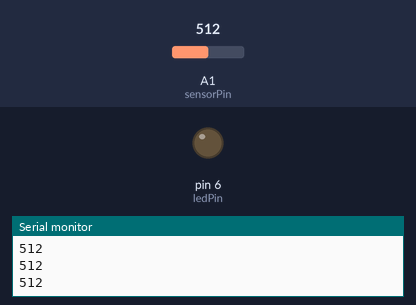
Recording of a sketch running on a simulated Arduino Uno, built with avr-gcc and run on an emulated ATmega328P. Parts: output pins drawn as LEDs (lit = HIGH), the last lines printed to the serial monitor. Inputs (shaded band) come from the test bench; at power-on: A1 (sensorPin) = 512.

Above: at 1.2 s.
1.3 s: A1 (sensorPin) set to 105
2.8 s: A1 (sensorPin) set to 92
At 3.2 s:
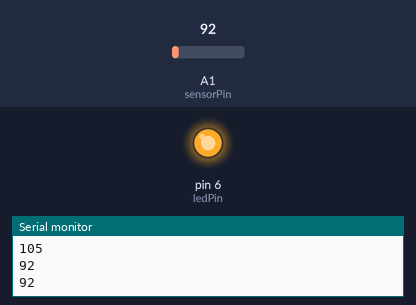
4.3 s: A1 (sensorPin) set to 110
At 5.6 s:
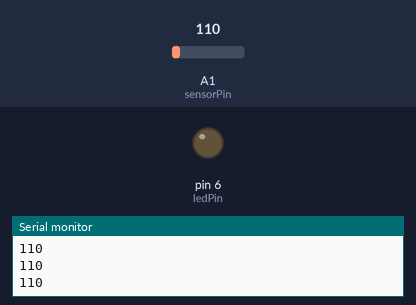
5.9 s: A1 (sensorPin) set to 90
At 7.0 s:
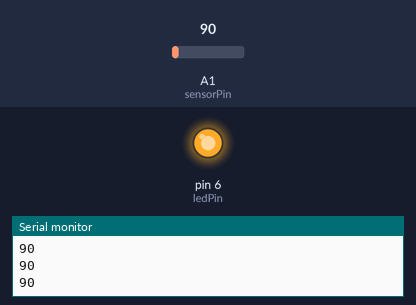
Timing chart, 0 to 8.5 s (numbered marks = the images above; inputs shaded):
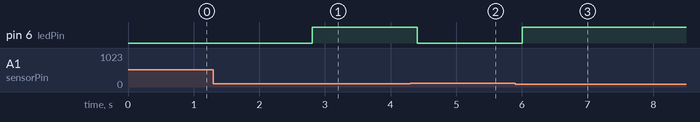

Measured:
- the behaviour switches between 101 and 100 on A1 (sensorPin) (found by bisection; images 0 and 1)
- after the input at 2.8 s, pin 6 (ledPin): LOW → HIGH at once
- after the input at 4.3 s, pin 6 (ledPin): HIGH → LOW after 0.11 s
- after the input at 5.9 s, pin 6 (ledPin): LOW → HIGH after 0.11 s

The sketch:

Photoresistor.ino
```cpp
int sensorPin = A1;
int ledPin = 6;
void setup() {
                pinMode (ledPin, OUTPUT);
                Serial.begin (9600);
 }
void loop() {
               int sensorValue = analogRead (sensorPin);
              if (sensorValue > 100 ) {
                    digitalWrite (ledPin, LOW);
              }
               else {
                    digitalWrite (ledPin, HIGH);
               }
               Serial.println (sensorValue);
               delay (200);
}
 
```
